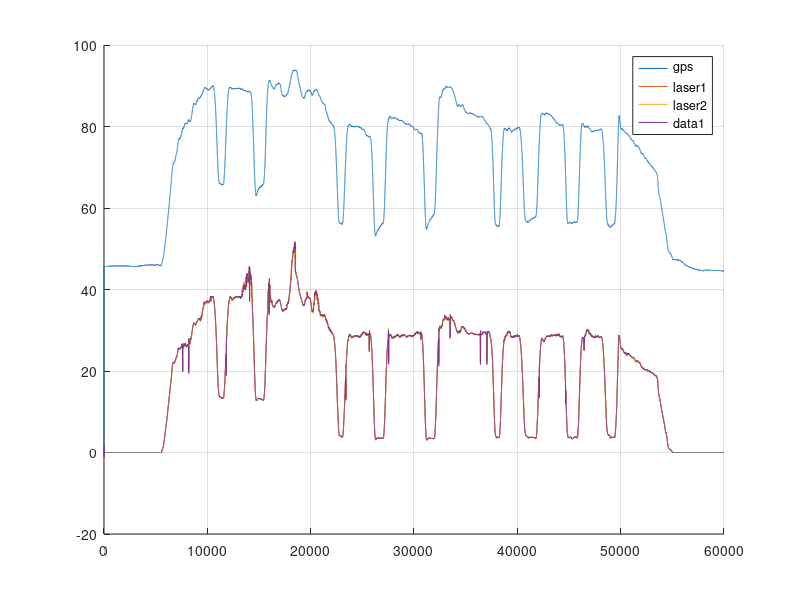

Recreate this plot in MATLAB.
clear all;
close all;
clc;

logfile = dlmread('log1.csv');
% logfile = dlmread('log2.csv');

t      = logfile(:, 1);
gps    = logfile(:, 2);
laser1 = logfile(:, 3);
laser2 = logfile(:, 4);

% State vector
x = [
    0;  % MSL
    0;  % dMSL
    0;  % AGL
    ];

% State update matrix
A = [
%   MSL dMSL AGL
    1,  1,   0; % MSL = MSL + dMSL
    0,  1,   0; % dMSL = dMSL
    0,  1,   1; % AGL = AGL + dMSL
    ];

% initial state estimation covariance
P = zeros(length(x));

% state estimation uncertainty growth (per iteration)
Q = 0.01 * eye(length(x));

% State to measurement matrix
H = [
%   MSL dMSL AGL
    1,  0,   0;  % GPS     = MSL
    0,  1,   0;  % dGPS    = dMSL
    0,  0,   1;  % laser1  = AGL
    0,  0,   1;  % laser2  = MSL - Terrain
     ];

dgps  = [0; diff(gps)];
data = [gps, dgps, laser1, laser2];

R = [
    10.5038   10.5059    3.1679    3.1304
    10.5059   21.0118    3.1664    3.1409
    3.1679    3.1664     2.4990    1.1770
    3.1304    3.1409     1.1770   11.4385
    ];

state_estimation_result = zeros(length(t), length(x));

for i = 1:length(t)
    %% Prediction
    x_next = A * x;
    if isnan(x_next)
        fprintf('x_next is NaN (iteration %d)\n', i);
        break;
    end

    % Update uncertainty
    P_next = A * P * A' + Q;
    if any(isnan(P_next))
        fprintf('P_next is NaN (iteration %d)\n', i);
        disp(P_next)
        break;
    end

    %% Measure
    z = data(i, :)';
    if any(isnan(z))
        fprintf('z is NaN (iteration %d)\n', i);
        disp(z)
        break;
    end

    %% Kalman gain
    K = P_next * H' * (H * P_next * H' + R)^-1;
    if isnan(K)
        fprintf('K is NaN (iteration %d)\n', i);
        break;
    end

    %% Update
    x = x_next + K * (z - (H * x_next));
    if isnan(x) || abs(x) == Inf
        fprintf('x is NaN (iteration %d)\n', i);
        break;
    end

    P = P_next - K * H * P_next;
    if isnan(P)
        fprintf('P is NaN (iteration %d)\n', i);
        break;
    end

    state_estimation_result(i, :) = x;
end

figure; hold on; grid on;
plot(t, gps,    'DisplayName', 'gps');
plot(t, laser1, 'DisplayName', 'laser1');
plot(t, laser2, 'DisplayName', 'laser2');
% plot(t, state_estimation_result(:, 1)); % AGL
plot(t, state_estimation_result(:, 3)); % AGL
legend('show');

